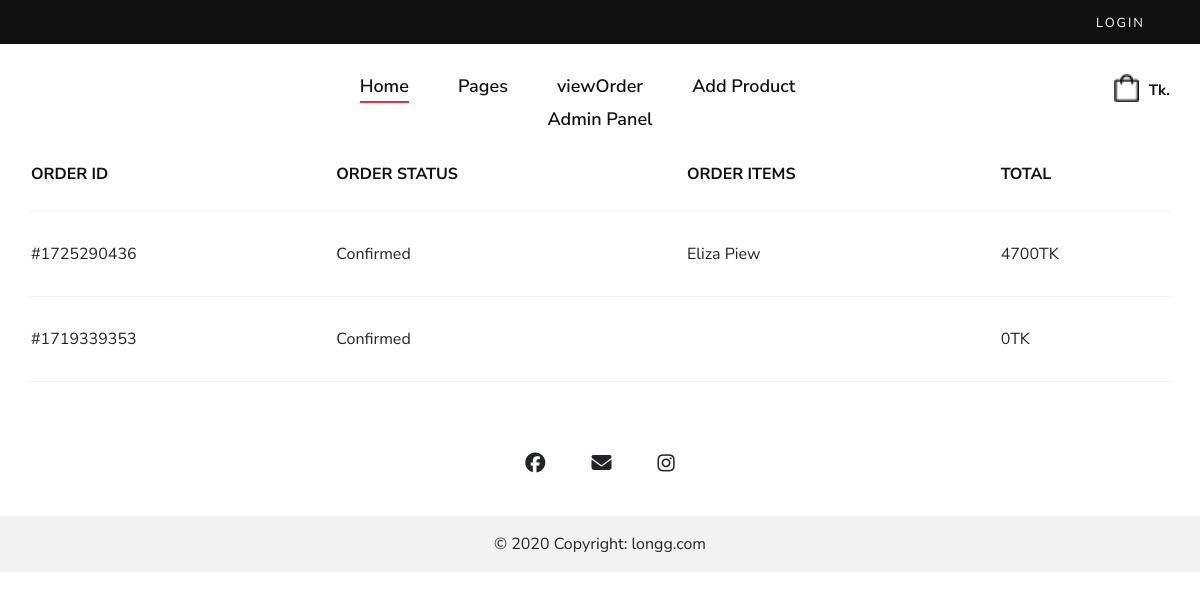
Page /myorder/49 on the committed database.
### shop/models.py (models this page shows, shortened)
class Order(models.Model):
    STATUS_CHOICES = [
        ('not_confirm','not_confirm'),
        ('Confirmed','Confirmed'),
        ('Pending', 'Pending'),
        ('Processing', 'Processing'),
        ('Shipped', 'Shipped'),
        ('Delivered', 'Delivered'),
        ('Cancelled', 'Cancelled'),
    ]
    LOCATION_CHOICES = [
        ('inside_dhaka', 'Inside Dhaka'),
        ('outside_dhaka', 'Outside Dhaka'),
    ]
    user=models.ForeignKey(UserProfile,on_delete=models.SET_NULL,null=True)
    status = models.CharField(max_length=20, choices=STATUS_CHOICES, default='Pending')
    items = models.ManyToManyField('Product', through='OrderItem')
    created_at=models.DateTimeField(default=now,blank=True)
    complete=models.BooleanField(default=False,blank=True)
    order_id=models.CharField(max_length=20,null=True,blank=True)
    coupon=models.BooleanField(default=False,null=True,blank=True)
    coupon_percentange=models.PositiveIntegerField(default=0,null=True,blank=True)
    cancel_reason=models.TextField(null=True,blank=True)
    location = models.CharField(max_length=20, choices=LOCATION_CHOICES, null=True, blank=True)
    totalbill= models.PositiveIntegerField(default=0)
    delivary_charge = models.PositiveIntegerField(default=False)
    def __str__(self):
        return str(f'{self.user} order')
    @property
    def get_total(self):
        order_items = OrderItem.objects.filter(order=self)
        total = sum(item.item_total for item in order_items)
        if self.coupon:
            total-=total*(self.coupon_percentange/100)
        return int(total)

class OrderItem(models.Model):
    product=models.ForeignKey(Product,on_delete=models.CASCADE,null=True)
    quantity=models.IntegerField(default=0)
    add_on_product= models.ManyToManyField(AddOnProduct)
    order = models.ForeignKey(Order, related_name='order_items',null=True, on_delete=models.CASCADE)
    size=models.CharField(max_length=10,blank=True,null=True)
    is_stitched = models.BooleanField(default=True)
    @property
    def item_total(self):
        add_on = self.add_on_product.all()
        total_add_on = sum(add_pro.price for add_pro in add_on)
        if  self.is_stitched:
            total=self.product.price*self.quantity
        else:
            total=self.product.unstitched_price*self.quantity
        return total+(total_add_on*self.quantity)

class Product(models.Model):
    name=models.CharField(max_length=100)
    slug = AutoSlugField(populate_from='name',unique=True,null=True,default=None)
    product_code=models.CharField(max_length=100,null=True,blank=True)
    add_on_product=models.ManyToManyField(AddOnProduct,blank=True)
    add_on_product2=models.ManyToManyField(AddOnProduct,related_name='ad_on_2',blank=True)
    add_on_product3=models.ManyToManyField(AddOnProduct,related_name="ad_on_3",blank=True)
    description=models.TextField(null=True,blank=True)
    price = models.IntegerField(default=0)
    unstitched_price = models.PositiveIntegerField(default=0)
    discount_percent=models.IntegerField(default=0)
    main_price = models.IntegerField(default=0)
    discount=models.BooleanField(default=True,null=True,blank=False)
    productCategory = models.ManyToManyField(ProductCategory)
    image=ResizedImageField(upload_to='product-image/',blank=True,null=True)
    image2=ResizedImageField(upload_to='product-image/',blank=True,null=True)
    image3=ResizedImageField(upload_to='product-image/',blank=True,null=True)
    image4=ResizedImageField(upload_to='product-image/',blank=True,null=True)
    arrive_at=models.DateTimeField(default=now,blank=True)
    new_arrival=models.BooleanField(default=False,blank=True)
    tags = TaggableManager()
    in_stock=models.BooleanField(default=True,blank=True)
    ratting = models.FloatField(default=0)

### shop/views.py (the view)
# urls.py: path('myorder/<int:pk>',profile, name="profile"),
def profile(request,pk):
    user=UserProfile.objects.get(id=pk)
    orders=Order.objects.filter(user=user,complete=True).order_by('-created_at')
    print(user)
    print(orders)
    context={
        'orders':orders,
        'userProfile':user
    }
    return render(request,'shop/profile.html',context)

### shop/models.py (called while the page is built)
    def __str__(self):
        return str(self.user)

### shop/templates/shop/profile.html
{% extends 'shop/main.html' %}
{% block body %}
<div class="container">
  <div class="row">
    <div class="col-lg-12">
      <div class="shopping__cart__table">
        <table>
            <thead>
                <tr>
                  <th>Order Id</th>
                  <th>Order status</th>
                  <th>Order items</th>
                  <th>Total</th>
                </tr>
            </thead>
            <tbody>
              {% for order in orders %}
              {% if order.status != 'not_confirm' %}
                  <tr>
                      <td>#{{ order.order_id }}</td>
                      <td>{{ order.status }}</td>
                      <td>
                          {% for item in order.order_items.all %}
                              {{ item.product.name }}
                          {% endfor %}
                      </td>
                      <td>{{ order.get_total }}TK</td>
                  </tr>
              {% endif %}
          {% endfor %}
            </tbody>
        </table>
      </div>
    </div>
  </div>
</div>
{% endblock %}

### shop/static/shop/css/style.css (style rules this page uses)
html, body { height: 100%; font-family: "Nunito Sans", sans-serif; -webkit-font-smoothing: antialiased; }
.shopping__cart__table { margin-bottom: 30px; }
.shopping__cart__table table { width: 100%; }
.shopping__cart__table table thead { border-bottom: 1px solid #f2f2f2; }
.shopping__cart__table table thead tr th { color: #111111; font-size: 16px; font-weight: 700; text-transform: uppercase; padding-bottom: 25px; }
.shopping__cart__table table tbody tr { border-bottom: 1px solid #f2f2f2; }
.shopping__cart__table table tbody tr td { padding-bottom: 30px; padding-top: 30px; }
@media only screen and (min-width: 1200px) { .container { max-width: 1170px; } }

### rows in the picture
Order: order_id "1725290436", status "Confirmed", get_total "4700"
OrderItem: product.name "Eliza"
OrderItem: product.name "Piew"
Order: order_id "1719339353", status "Confirmed", get_total "0"
